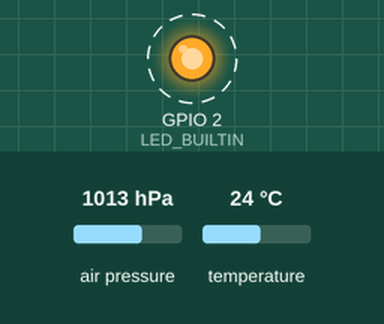
The program below on a simulated ESP8266 (NodeMCU). Shown: output pins drawn as LEDs (lit = HIGH, except the on-board LED, lit = LOW). Dashed ring = blinking. The inputs (shaded band) are chosen by the test bench; at power-on: air pressure 1013 hPa, temperature 24 °C. What the program prints to the serial monitor is not drawn.

Above: at 0.5 s.
Timing chart, 0 to 4.7 s (numbered marks = the images above):
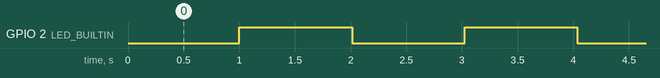

Measured:
- by itself, GPIO 2 (LED_BUILTIN): alternates HIGH for 1.0 s and LOW for 1.0 s

The program:

main.cpp
```cpp
#include <Arduino.h>
#include <Wire.h>
#include <SPI.h>
#include <Adafruit_BMP280.h>

Adafruit_BMP280  bmp;

void setup() {
  Serial.begin(9600);

  pinMode(LED_BUILTIN, OUTPUT);

  if (!bmp.begin()) {
    Serial.println(F("Could not find a valid BMP280 sensor"));
    while (1) delay(10);
  }
  bmp.setSampling( /* Default settings from datasheet. */
    Adafruit_BMP280::MODE_NORMAL,     /* Operating Mode. */
    Adafruit_BMP280::SAMPLING_X2,     /* Temp. oversampling */
    Adafruit_BMP280::SAMPLING_X16,    /* Pressure oversampling */
    Adafruit_BMP280::FILTER_X16,      /* Filtering. */
    Adafruit_BMP280::STANDBY_MS_500); /* Standby time. */
}

void loop() {
  digitalWrite(LED_BUILTIN, LOW);
  Serial.println("LED On!");
  delay(1000);

  digitalWrite(LED_BUILTIN, HIGH);
  Serial.println("LED Off!");
  delay(1000);

  Serial.print(F("Temperature = "));
  Serial.print(bmp.readTemperature());
  Serial.println(" *C");

  Serial.print(F("Pressure = "));
  Serial.print(bmp.readPressure());
  Serial.println(" Pa");

  Serial.print(F("Approx altitude = "));
  Serial.print(bmp.readAltitude(1013.25)); /* Adjusted to local forecast! */
  Serial.println(" m");

  Serial.println();
}
```
